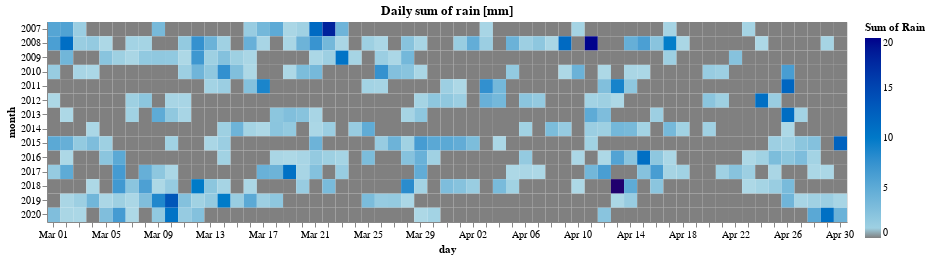

The notebook cell this image was saved under:
### Code cell
scale = alt.Scale(
    domain=[0, 0.1, 20],
    range=['gray', 'lightblue', 'darkblue'],
    type='linear'
)

alt.Chart(df_berlin).mark_rect().encode(
    alt.X('monthdate(time):O', title='day'),
    alt.Y('year(time):O', title='month'),
    alt.Color('sum(Rain):Q', scale=scale)
).properties(
    title="Daily sum of rain [mm]",
    width=800,
    height=200
).transform_filter(
    alt.FieldOneOfPredicate(field='time', timeUnit='month', oneOf=['March', 'April'])
)

### Figure 1 — Vega-Lite specification as saved in the notebook (floating-point values rounded to 4 significant figures; data arrays with more than 128 entries replaced by an {"elided": "..."} marker saying what was removed)
{"config": {"view": {"continuousWidth": 400, "continuousHeight": 300}}, "data": {"name": "data-ac3b1a2ab709274557fd89abaed4aeba"}, "mark": "rect", "encoding": {"color": {"type": "quantitative", "aggregate": "sum", "field": "Rain", "scale": {"domain": [0, 0.1, 20], "range": ["gray", "lightblue", "darkblue"], "type": "linear"}}, "x": {"type": "ordinal", "field": "time", "timeUnit": "monthdate", "title": "day"}, "y": {"type": "ordinal", "field": "time", "timeUnit": "year", "title": "month"}}, "height": 200, "title": "Daily sum of rain [mm]", "transform": [{"filter": {"field": "time", "oneOf": ["March", "April"], "timeUnit": "month"}}], "width": 800, "$schema": "https://vega.github.io/schema/vega-lite/v4.0.2.json", "datasets": {"data-ac3b1a2ab709274557fd89abaed4aeba": {"elided": "4933 records"}}}
